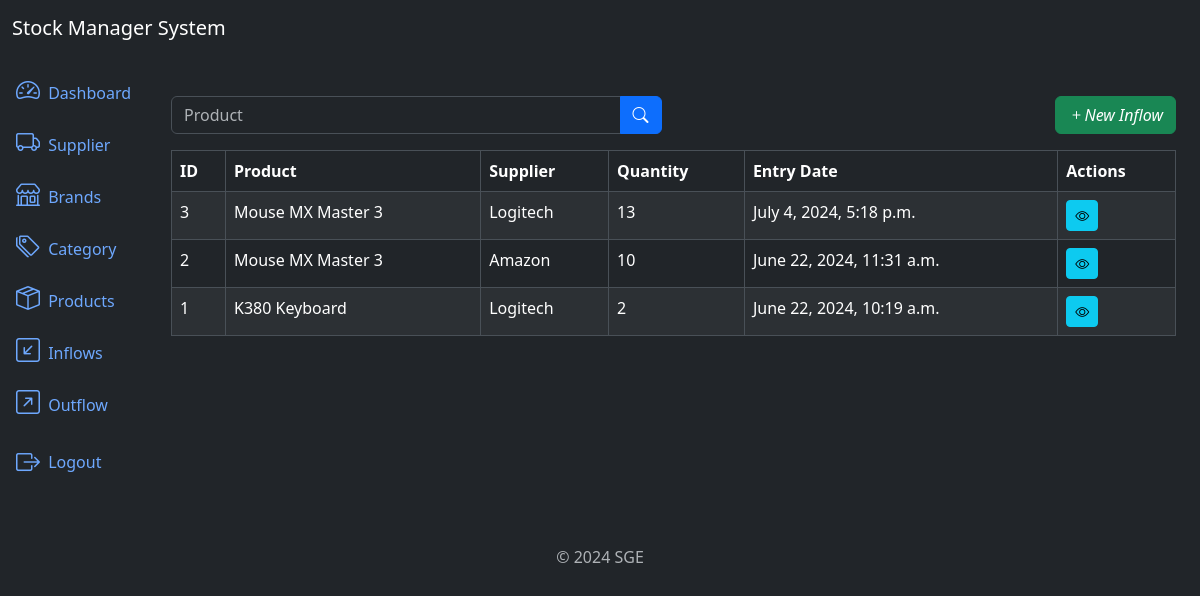
The app's page /inflows/list/ (signed in) with its own data.
### inflows/models.py (models this page shows, shortened)
class Inflow(models.Model):
	supplier = models.ForeignKey(Supplier, on_delete=models.PROTECT, related_name='inflows')
	product = models.ForeignKey(Product, on_delete=models.PROTECT, related_name='inflows')
	quantity = models.IntegerField()
	description = models.TextField(null=True, blank=True)
	created_at = models.DateTimeField(auto_now_add=True)
	updated_at = models.DateTimeField(auto_now=True)
	class Meta:
		ordering = ['-created_at']

### products/models.py (models this page shows)
class Product(models.Model):
	title = models.CharField(max_length=500)
	category = models.ForeignKey(Category, on_delete=models.PROTECT, related_name='products')
	brand = models.ForeignKey(Brand, on_delete=models.PROTECT, related_name='products')
	description = models.TextField(null=True, blank=True)
	serie_number = models.CharField(max_length=200, null=True, blank=True)
	cost_price = models.DecimalField(max_digits=20, decimal_places=2)
	selling_price = models.DecimalField(max_digits=20, decimal_places=2)
	quantity = models.IntegerField(default=0)
	created_at = models.DateTimeField(auto_now_add=True)
	updated_at = models.DateTimeField(auto_now=True)
	class Meta:
		ordering = ['title']
	def __str__(self):
		return self.title

### suppliers/models.py (models this page shows)
class Supplier(models.Model):
	name = models.CharField(max_length=500)
	description = models.TextField(null=True, blank=True)
	created_at = models.DateTimeField(auto_now_add=True)
	updated_at = models.DateTimeField(auto_now=True)
	class Meta:
		ordering = ['name']
	def __str__(self):
		return self.name

### inflows/views.py (the view)
# urls.py: path('inflows/list/', views.InflowListView.as_view(), name='inflow_list'),
class InflowListView(LoginRequiredMixin, ListView):
	model = models.Inflow
	template_name = 'inflow_list.html'
	context_object_name = 'inflows'
	paginate_by = 3
	def get_queryset(self):
		queryset = super().get_queryset()
		product = self.request.GET.get('product')
		if product:
			queryset = queryset.filter(product__title__icontains=product)
		return queryset

### inflows/templates/inflow_list.html (shortened to what this page needs)
{% extends 'base.html' %}
{% block content %}
    <div class="row mb-3">
        <div class="col-md-6">
            <form method="get" action="{% url 'inflow_list' %}">
                <div class="input-group">
                    <input type="text" class="form-control" name="product" placeholder="Product"
                           value="{{ request.GET.product }}">
                    <button type="submit" class="btn btn-primary"><i class="bi bi-search"></i></button>
                </div>
            </form>
        </div>
        <div class="col mb-6">
            <a href="{% url 'inflow_create' %}" class="btn btn-success float-end">
                <i class="bi bi-plus">New Inflow</i>
            </a>
        </div>
    </div>
    <div class="table-responsive">
        <table class="table table-striped table-bordered">
            <thead class="thead-dark">
            <tr>
                <th>ID</th>
                <th>Product</th>
                <th>Supplier</th>
                <th>Quantity</th>
                <th>Entry Date</th>
                <th>Actions</th>
            </tr>
            </thead>
            <tbody>
            {% for inflow in inflows %}
                <tr>
                    <td>{{ inflow.id }}</td>
                    <td>{{ inflow.product }}</td>
                    <td>{{ inflow.supplier }}</td>
                    <td>{{ inflow.quantity }}</td>
                    <td>{{ inflow.created_at }}</td>
                    <td>
                        <a href="{% url 'inflow_detail' inflow.id %}" class="btn btn-info btn-sm"><i
                                class="bi bi-eye"></i></a>
                    </td>
                </tr>
            {% endfor %}
            </tbody>
        </table>
    </div>
{% endblock %}

### records on screen
Inflow: id "3", product "Mouse MX Master 3", supplier "Logitech", quantity "13", created_at "July 4, 2024, 5:18 p.m."
Inflow: id "2", product "Mouse MX Master 3", supplier "Amazon", quantity "10", created_at "June 22, 2024, 11:31 a.m."
Inflow: id "1", product "K380 Keyboard", supplier "Logitech", quantity "2", created_at "June 22, 2024, 10:19 a.m."
